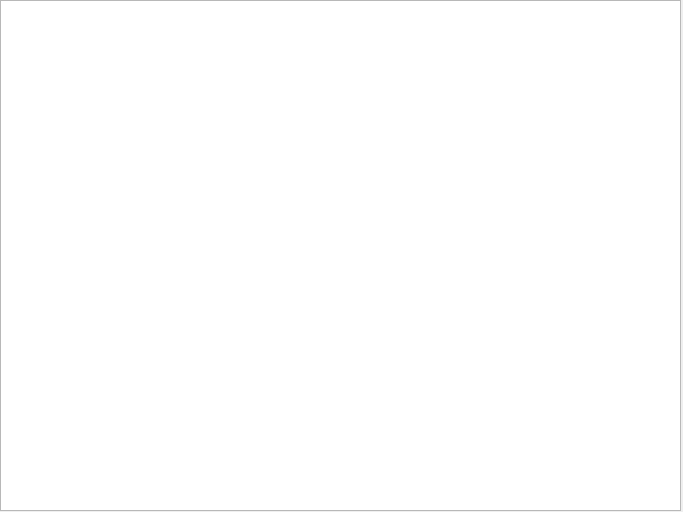
<?xml version="1.0" encoding="UTF-8"?>
<ui version="4.0">
 <class>Dialog</class>
 <widget class="QDialog" name="Dialog">
  <property name="geometry">
   <rect>
    <x>0</x>
    <y>0</y>
    <width>683</width>
    <height>512</height>
   </rect>
  </property>
  <property name="windowTitle">
   <string>Dialog</string>
  </property>
  <widget class="QListView" name="Lv">
   <property name="geometry">
    <rect>
     <x>0</x>
     <y>0</y>
     <width>681</width>
     <height>511</height>
    </rect>
   </property>
  </widget>
 </widget>
 <resources/>
 <connections/>
</ui>
